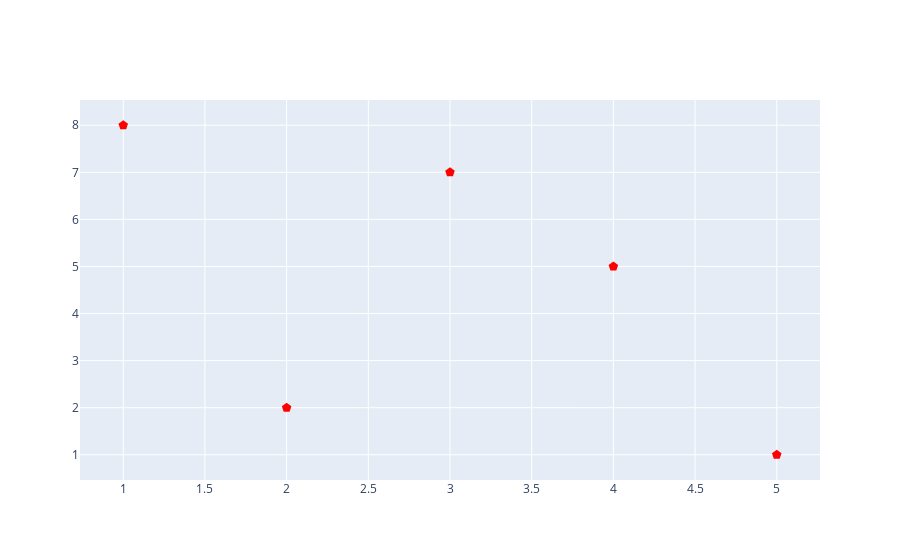

The cell this chart's notebook holds for it:
### Code cell
data2 = [go.Scatter(x=valoresX, y=valoresY, mode='markers', marker = dict(color='red', symbol='pentagon', size=10))]

iplot(data2)

### Figure 1 — Plotly figure (JSON) as saved in the notebook; plotly's stock layout.template omitted (floating-point values rounded to 4 significant figures)
{"data": [{"marker": {"color": "red", "size": 10, "symbol": "pentagon"}, "mode": "markers", "type": "scatter", "x": [5, 4, 3, 2, 1], "y": [1, 5, 7, 2, 8]}], "layout": {}}
